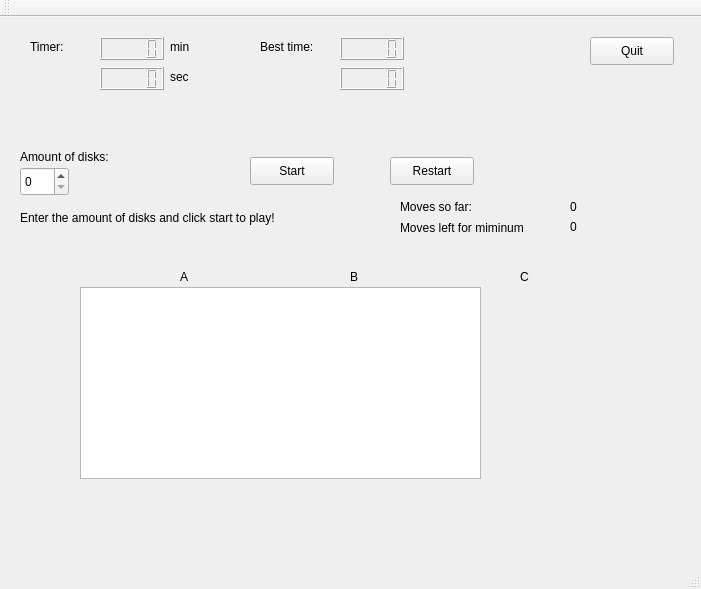
<?xml version="1.0" encoding="UTF-8"?>
<ui version="4.0">
 <class>MainWindow</class>
 <widget class="QMainWindow" name="MainWindow">
  <property name="geometry">
   <rect>
    <x>0</x>
    <y>0</y>
    <width>701</width>
    <height>589</height>
   </rect>
  </property>
  <property name="windowTitle">
   <string>MainWindow</string>
  </property>
  <widget class="QWidget" name="centralWidget">
   <widget class="QGraphicsView" name="graphicsView">
    <property name="geometry">
     <rect>
      <x>80</x>
      <y>270</y>
      <width>401</width>
      <height>192</height>
     </rect>
    </property>
   </widget>
   <widget class="QLabel" name="timerLabel">
    <property name="geometry">
     <rect>
      <x>30</x>
      <y>20</y>
      <width>63</width>
      <height>20</height>
     </rect>
    </property>
    <property name="text">
     <string>Timer:</string>
    </property>
   </widget>
   <widget class="QPushButton" name="startButton">
    <property name="geometry">
     <rect>
      <x>250</x>
      <y>140</y>
      <width>84</width>
      <height>28</height>
     </rect>
    </property>
    <property name="text">
     <string>Start</string>
    </property>
   </widget>
   <widget class="QPushButton" name="quitButton">
    <property name="geometry">
     <rect>
      <x>590</x>
      <y>20</y>
      <width>84</width>
      <height>28</height>
     </rect>
    </property>
    <property name="text">
     <string>Quit</string>
    </property>
   </widget>
   <widget class="QSpinBox" name="diskAmount">
    <property name="geometry">
     <rect>
      <x>20</x>
      <y>150</y>
      <width>49</width>
      <height>29</height>
     </rect>
    </property>
    <property name="maximum">
     <number>100</number>
    </property>
   </widget>
   <widget class="QLabel" name="diskLabel">
    <property name="geometry">
     <rect>
      <x>20</x>
      <y>130</y>
      <width>111</width>
      <height>20</height>
     </rect>
    </property>
    <property name="text">
     <string>Amount of disks:</string>
    </property>
   </widget>
   <widget class="QLabel" name="infoLabel">
    <property name="geometry">
     <rect>
      <x>20</x>
      <y>190</y>
      <width>381</width>
      <height>21</height>
     </rect>
    </property>
    <property name="text">
     <string>Enter the amount of disks and click start to play! </string>
    </property>
   </widget>
   <widget class="QLCDNumber" name="minuteLCD">
    <property name="geometry">
     <rect>
      <x>100</x>
      <y>20</y>
      <width>64</width>
      <height>23</height>
     </rect>
    </property>
   </widget>
   <widget class="QLCDNumber" name="secondLCD">
    <property name="geometry">
     <rect>
      <x>100</x>
      <y>50</y>
      <width>64</width>
      <height>23</height>
     </rect>
    </property>
   </widget>
   <widget class="QLabel" name="minuteLabel">
    <property name="geometry">
     <rect>
      <x>170</x>
      <y>20</y>
      <width>63</width>
      <height>20</height>
     </rect>
    </property>
    <property name="text">
     <string>min</string>
    </property>
   </widget>
   <widget class="QLabel" name="secondLabel">
    <property name="geometry">
     <rect>
      <x>170</x>
      <y>50</y>
      <width>63</width>
      <height>20</height>
     </rect>
    </property>
    <property name="text">
     <string>sec</string>
    </property>
   </widget>
   <widget class="QPushButton" name="restartButton">
    <property name="geometry">
     <rect>
      <x>390</x>
      <y>140</y>
      <width>84</width>
      <height>28</height>
     </rect>
    </property>
    <property name="text">
     <string>Restart</string>
    </property>
   </widget>
   <widget class="QLabel" name="Alabel">
    <property name="geometry">
     <rect>
      <x>180</x>
      <y>250</y>
      <width>16</width>
      <height>20</height>
     </rect>
    </property>
    <property name="text">
     <string>A</string>
    </property>
   </widget>
   <widget class="QLabel" name="BLabel">
    <property name="geometry">
     <rect>
      <x>350</x>
      <y>250</y>
      <width>16</width>
      <height>20</height>
     </rect>
    </property>
    <property name="text">
     <string>B</string>
    </property>
   </widget>
   <widget class="QLabel" name="label_3">
    <property name="geometry">
     <rect>
      <x>520</x>
      <y>250</y>
      <width>16</width>
      <height>20</height>
     </rect>
    </property>
    <property name="text">
     <string>C</string>
    </property>
   </widget>
   <widget class="QLabel" name="keyLabel">
    <property name="geometry">
     <rect>
      <x>20</x>
      <y>220</y>
      <width>471</width>
      <height>20</height>
     </rect>
    </property>
    <property name="text">
     <string/>
    </property>
   </widget>
   <widget class="QLabel" name="bestTimeLabel">
    <property name="geometry">
     <rect>
      <x>260</x>
      <y>20</y>
      <width>71</width>
      <height>20</height>
     </rect>
    </property>
    <property name="text">
     <string>Best time:</string>
    </property>
   </widget>
   <widget class="QLCDNumber" name="bestMinLCD">
    <property name="geometry">
     <rect>
      <x>340</x>
      <y>20</y>
      <width>64</width>
      <height>23</height>
     </rect>
    </property>
   </widget>
   <widget class="QLCDNumber" name="bestSecLCD">
    <property name="geometry">
     <rect>
      <x>340</x>
      <y>50</y>
      <width>64</width>
      <height>23</height>
     </rect>
    </property>
   </widget>
   <widget class="QLabel" name="movesSoFar">
    <property name="geometry">
     <rect>
      <x>400</x>
      <y>180</y>
      <width>91</width>
      <height>20</height>
     </rect>
    </property>
    <property name="text">
     <string>Moves so far:</string>
    </property>
   </widget>
   <widget class="QLabel" name="movesLeft">
    <property name="geometry">
     <rect>
      <x>400</x>
      <y>200</y>
      <width>161</width>
      <height>21</height>
     </rect>
    </property>
    <property name="text">
     <string>Moves left for miminum </string>
    </property>
   </widget>
   <widget class="QLabel" name="movesUsed">
    <property name="geometry">
     <rect>
      <x>570</x>
      <y>180</y>
      <width>61</width>
      <height>20</height>
     </rect>
    </property>
    <property name="text">
     <string>0</string>
    </property>
   </widget>
   <widget class="QLabel" name="movesLeftNum">
    <property name="geometry">
     <rect>
      <x>570</x>
      <y>200</y>
      <width>61</width>
      <height>20</height>
     </rect>
    </property>
    <property name="text">
     <string>0</string>
    </property>
   </widget>
  </widget>
  <widget class="QMenuBar" name="menuBar">
   <property name="geometry">
    <rect>
     <x>0</x>
     <y>0</y>
     <width>701</width>
     <height>25</height>
    </rect>
   </property>
  </widget>
  <widget class="QToolBar" name="mainToolBar">
   <attribute name="toolBarArea">
    <enum>TopToolBarArea</enum>
   </attribute>
   <attribute name="toolBarBreak">
    <bool>false</bool>
   </attribute>
  </widget>
  <widget class="QStatusBar" name="statusBar"/>
 </widget>
 <layoutdefault spacing="6" margin="11"/>
 <resources/>
 <connections>
  <connection>
   <sender>quitButton</sender>
   <signal>clicked()</signal>
   <receiver>MainWindow</receiver>
   <slot>close()</slot>
   <hints>
    <hint type="sourcelabel">
     <x>561</x>
     <y>205</y>
    </hint>
    <hint type="destinationlabel">
     <x>350</x>
     <y>294</y>
    </hint>
   </hints>
  </connection>
 </connections>
</ui>
